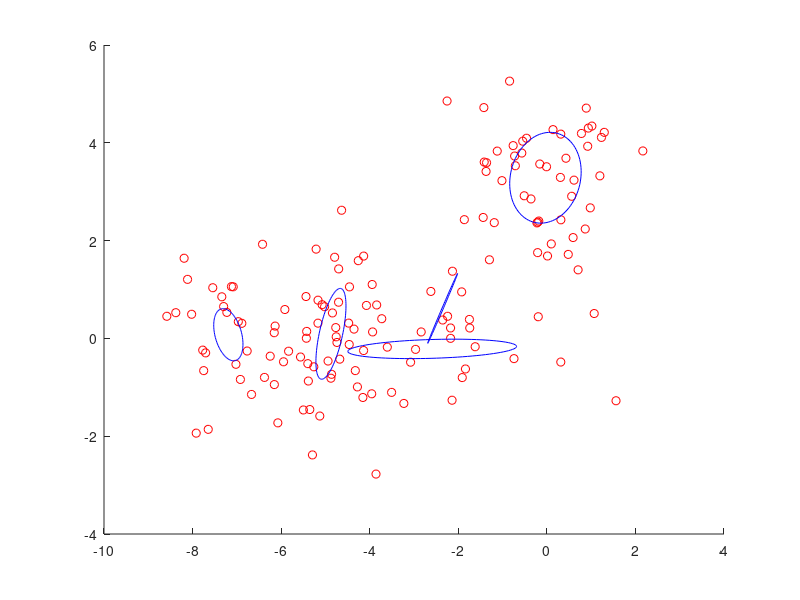

MATLAB code for this plot:
x=[2*randn(1,100)-5 randn(1,50); randn(1,100) randn(1,50)+3];
[d,n]=size(x); m=5; e=rand(n,m); S=zeros(d,d,m);
for o=1:10000
  e=e./repmat(sum(e,2),[1 m]); g=sum(e); w=g/n;
  mu=(x*e)./repmat(g,[d 1]); 
  for k=1:m
    t=x-repmat(mu(:,k),[1 n]);
    S(:,:,k)=(t.*repmat(e(:,k)',[d 1]))*t'/g(k);
    e(:,k)=w(k)*det(S(:,:,k))^(-1/2) ...
           *exp(-sum(t.*(S(:,:,k)\t))/2);
  end
  if o>1 && norm(w-w0)+norm(mu-mu0)+norm(S(:)-S0(:))<0.001
    break
  end
  w0=w; mu0=mu; S0=S;
end

figure(1); clf; hold on
plot(x(1,:),x(2,:),'ro'); v=linspace(0,2*pi,100);
for k=1:m
  [V,D]=eig(S(:,:,k));
  X=3*w(k)*V'*[cos(v)*D(1,1); sin(v)*D(2,2)];
  plot(mu(1,k)+X(1,:),mu(2,k)+X(2,:),'b-')
end
